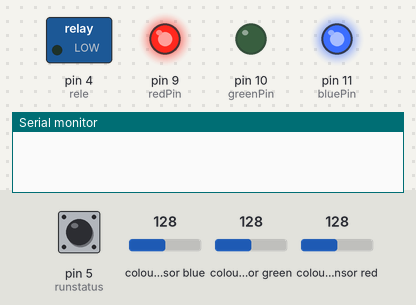
Bench run of a sketch on a simulated Arduino Uno, built with avr-gcc and run on an emulated ATmega328P. Parts: switched loads named in the sketch (green lamp = pin HIGH), output pins drawn as LEDs (lit = HIGH), the last lines printed to the serial monitor. Inputs (shaded band) come from the test bench; at power-on: pin 5 (runstatus) HIGH, colour sensor blue 128, colour sensor green 128, colour sensor red 128.

Above: at 1.2 s.
1.3 s: pin 5 (runstatus) pulled LOW for 0.15 s
At 2.1 s:
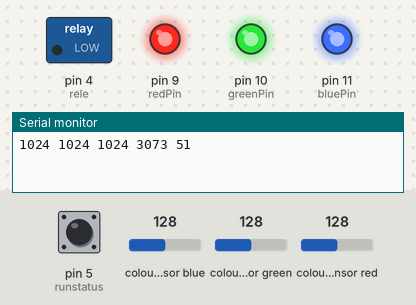
2.9 s: pin 5 (runstatus) pulled LOW for 3.2 s
At 3.8 s:
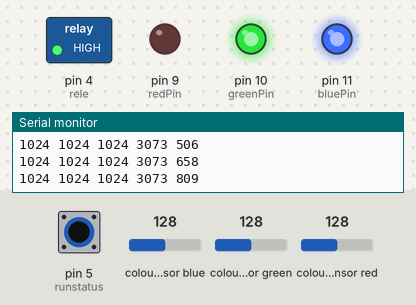
Timing chart, 0 to 7.7 s (numbered marks = the images above; inputs shaded):
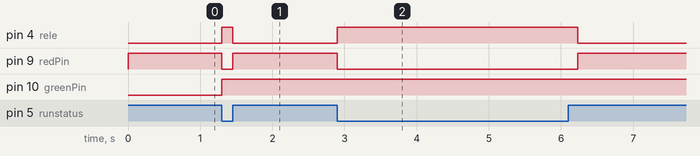

Measured:
- after the input at 1.3 s, pin 4 (rele): LOW → HIGH at once, → LOW 0.15 s later; pin 9 (redPin): HIGH → LOW at once, → HIGH 0.15 s later; pin 10 (greenPin): LOW → HIGH at once
- after the input at 2.9 s, pin 4 (rele): LOW → HIGH at once, → LOW 3.3 s later; pin 9 (redPin): HIGH → LOW at once, → HIGH 3.3 s later

The sketch:

color.ino
```cpp
#include <Wire.h>
#include "Adafruit_TCS34725.h"


Adafruit_TCS34725 tcs = Adafruit_TCS34725(TCS34725_INTEGRATIONTIME_154MS, TCS34725_GAIN_16X);
long startTime;
int redvalue = 0;
int bluevalue = 255;
int greenvalue = 255;
int redPin = 9;
int greenPin = 10;
int bluePin = 11;
int red = 0;
int green = 50;
int blue = 50;
int rele = 4;
int runstatus = 5;

void setup(void) {
  pinMode(redPin,OUTPUT);
  pinMode(greenPin,OUTPUT);
  pinMode(bluePin,OUTPUT);
  pinMode(rele,OUTPUT);
  digitalWrite(rele,0);
  pinMode(runstatus,INPUT_PULLUP);
  Serial.begin(115200);

  if (tcs.begin()) {
    analogWrite(redPin,255);
    analogWrite(bluePin,255);
    analogWrite(greenPin,0);

  } else {
    analogWrite(redPin,0);
    analogWrite(bluePin,255);
    analogWrite(greenPin,255);
    while (1);
  }
    tcs.setInterrupt(true);


}

void loop(void) {
  uint16_t r, g, b, c, colorTemp, lux;

while(digitalRead(runstatus) == LOW)
{
  analogWrite(redPin,redvalue);
  analogWrite(greenPin,greenvalue);
  analogWrite(bluePin,bluevalue);
  digitalWrite(rele,1);
  startTime = millis();
  while(digitalRead(runstatus) == LOW)
{
  tcs.getRawData(&r, &g, &b, &c);

  Serial.print(r, DEC); Serial.print(" ");
  Serial.print(g, DEC); Serial.print(" ");
  Serial.print(b, DEC); Serial.print(" ");
  Serial.print(c, DEC); Serial.print(" ");
  Serial.print(millis() - startTime, DEC); Serial.println("");
  delay(100);
}
digitalWrite(rele,0);
analogWrite(redPin,255);
analogWrite(bluePin,255);
}
}
```
